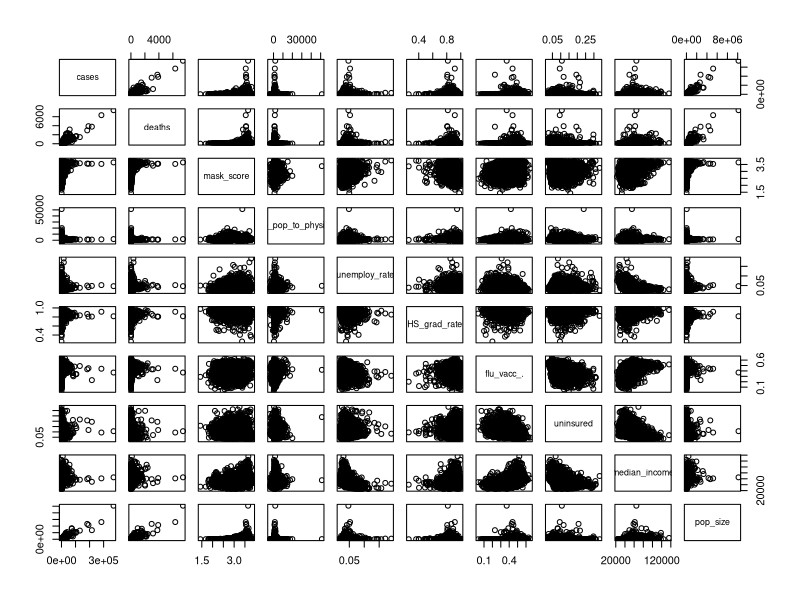

Write the R code that produced this figure. (Note: this script raises an error after producing the figure.)
## ---- chunk 1
knitr::opts_chunk$set(echo = TRUE)
## ---- chunk 2
library(leaps)
library(MASS)
library(ggplot2)
require(caTools)
## ---- chunk 3
data = read.csv('covid-project-raw-data/full_data_no_na.csv')
summary(data)
head(data)
drops = c('X', 'X.1','fips', 'county', 'state')
plot(data[ , !(names(data) %in% drops)][1:10])
colnames(data[ , !(names(data) %in% drops)])
plot(data[ , !(names(data) %in% drops)][11:22])
summary(data[ , !(names(data) %in% drops)][1:22])
#testing
## ---- chunk 4
library(reshape2)
drops = c('X', 'X.1', 'county', 'state')

df.m <- melt(data[ , !(names(data) %in% drops)], id.var = "fips")

p <- ggplot(data = df.m, aes(x=variable, y=value)) + 
             geom_boxplot(aes(fill=fips))
p + facet_wrap( ~ variable, scales="free")
## ---- chunk 5
sapply(data, class)
## ---- chunk 6
basic_model = lm(cases ~ state + mask_score + ratio_pop_to_physician + unemploy_rate + HS_grad_rate + flu_vacc_. + uninsured + median_income + pop_size + X._rural + life_expectancy + sim_diversity_index + area + X._democrat + life_expectancy + pop_density + non_hispanic_african_american + american_indian + asian + native_hawaiian + hispanic + non_hispanic_white, data = data)
summary(basic_model)
par(mfrow = c(2,2))
plot(basic_model)
boxcox(basic_model)
hist(data$cases, breaks = 200)
hist(log(data$cases), breaks = 200)
## ---- chunk 7
log_model = lm(log(cases) ~  state + mask_score + ratio_pop_to_physician + unemploy_rate + HS_grad_rate + flu_vacc_. + uninsured + median_income + pop_size + X._rural + life_expectancy + sim_diversity_index + area + X._democrat + life_expectancy + pop_density + non_hispanic_african_american + american_indian + asian + native_hawaiian + hispanic + non_hispanic_white, data = data)
summary(log_model)
par(mfrow = c(2,2))
plot(log_model)
## ---- chunk 8
data_norm = data
data_norm$cases_norm = data_norm$cases/data_norm$pop_size
norm_model = lm(cases_norm ~ state + mask_score + ratio_pop_to_physician + unemploy_rate + HS_grad_rate + flu_vacc_. + uninsured + median_income + X._rural + life_expectancy + sim_diversity_index + area + X._democrat + life_expectancy + pop_density + non_hispanic_african_american + american_indian + asian + native_hawaiian + hispanic + non_hispanic_white, data = data_norm)



summary(norm_model)
boxcox(norm_model)
par(mfrow = c(2,2))
plot(norm_model)
hist(data_norm$cases_norm, breaks = 200)
hist(sqrt(data_norm$cases_norm), breaks = 200)

## ---- chunk 9
sqrt_norm_model = lm(sqrt(cases_norm) ~  state + mask_score + ratio_pop_to_physician + unemploy_rate + HS_grad_rate + flu_vacc_. + uninsured + median_income + X._rural + life_expectancy + area + X._democrat + sim_diversity_index + life_expectancy + pop_density + non_hispanic_african_american + american_indian + asian + native_hawaiian + hispanic + non_hispanic_white, data = data_norm)
summary(sqrt_norm_model)
par(mfrow = c(2,2))
plot(sqrt_norm_model)

## ---- chunk 10
?regsubsets
sub_set = regsubsets(sqrt(cases_norm) ~ (mask_score + ratio_pop_to_physician + unemploy_rate + HS_grad_rate + flu_vacc_. + uninsured + median_income + pop_size + X._rural + life_expectancy + sim_diversity_index + area + X._democrat + life_expectancy + pop_density + non_hispanic_african_american + american_indian + asian + native_hawaiian + hispanic + non_hispanic_white)^2, data=data_norm, nvmax=10, nbest=6, method='forward')
res.sum <- summary(sub_set)


summary(res.sum,all.best=TRUE,matrix=T,matrix.logical=F,df=NULL)
#max(res.sum$adjr2)
#res.sum$outmat[60,]
res.sum$rsq[60]
res.sum$bic[60]
res.sum$adjr2[60]
res.sum$cp[60]


labels(which(res.sum$outmat[60,]=='*'))
## ---- chunk 11
sub_set = regsubsets(sqrt(cases_norm) ~ (mask_score + ratio_pop_to_physician + unemploy_rate + HS_grad_rate + flu_vacc_. + uninsured + median_income + pop_size + X._rural + life_expectancy + sim_diversity_index + area + X._democrat + life_expectancy + pop_density + non_hispanic_african_american + american_indian + asian + native_hawaiian + hispanic + non_hispanic_white)^2, data=data_norm, nvmax=10, nbest=6, method='backward')
res.sum <- summary(sub_set)


summary(res.sum,all.best=TRUE,matrix=T,matrix.logical=F,df=NULL)
#max(res.sum$adjr2)
#res.sum$outmat[60,]
res.sum$rsq[58]
res.sum$bic[58]
res.sum$adjr2[58]
res.sum$cp[58]


labels(which(res.sum$outmat[58,]=='*'))
## ---- chunk 12
#final_model = lm(sqrt(cases_norm) ~ mask_score:unemploy_rate + mask_score + mask_score:median_income + unemploy_rate:non_hispanic_white + X._rural:X._democrat, data = data_norm)
final_model = lm(sqrt(cases_norm) ~ mask_score + unemploy_rate:X._rural + uninsured:non_hispanic_white + area:american_indian + mask_score:unemploy_rate + unemploy_rate:X._democrat + median_income:X._rural + ratio_pop_to_physician:asian + unemploy_rate:non_hispanic_white + X._rural:area, data = data_norm)

summary(final_model)
par(mfrow = c(2,2))
plot(final_model)
final_model$coefficients
## ---- chunk 13
# fs1 model stats function

get_model_stats <- function(cand_model, full_model, data.t, data.v){

  
  adj_r2_train <- summary(cand_model)$adj.r.squared
  
  
  n <- nrow(data.t)
  sse_fs1 <- anova(cand_model)["Residuals", 2]     #SSE
  mse_fs1 <- anova(cand_model)["Residuals", 3]     #MSE
  mse_full <- anova(full_model)["Residuals", 3] #MSE  for full model
  
  p_fs1 <- length(cand_model$coefficients)          #number of coefficients
  Cp_fs1 <- sse_fs1/mse_full - (n - 2*p_fs1)
  
  aic_fs1 <- n*log(sse_fs1/n) + 2*p_fs1
  
  e.fs1=cand_model$residuals                   # residuals
  h.fs1=influence(cand_model)$hat                 # diagonals of hat matrix
  press.fs1= sum(e.fs1^2/(1-h.fs1)^2)            # calculate pressP
  
  
  #Get MSPE_v from new data for model 1
  newdata = data.v[, 1:26]
  y.hat = predict(cand_model, newdata)
    
  MSPE = mean((data.v$cases_adj- y.hat)^2)
  sse_t = sum(cand_model$residuals^2)
  
  output <- c(Cp_fs1, p_fs1, aic_fs1, press.fs1, adj_r2_train, MSPE, sse_t/nrow(data.t), press.fs1/nrow(data.t))

return(output)
}
## ---- chunk 14
# train models with more variables...
set.seed(10)
sample = sample.split(data_norm,SplitRatio = 0.5)
data.t = subset(data_norm,sample ==TRUE)
data.v = subset(data_norm,sample ==FALSE)
none_mod = lm(sqrt(cases_norm)~1, data=data.t)
model_full_2order = lm(sqrt(cases_norm)~(mask_score + ratio_pop_to_physician + unemploy_rate + HS_grad_rate + flu_vacc_. + uninsured + median_income + pop_size + X._rural + life_expectancy + sim_diversity_index + area + X._democrat + life_expectancy + non_hispanic_african_american + american_indian + asian + native_hawaiian + hispanic + non_hispanic_white)^2, data=data.v)


model_AIC_2order_3 <- stepAIC(none_mod, scope=list(upper=full_mod, lower = ~1), direction="forward", k=2, trace = FALSE, steps = 3)
model_AIC_2order_5 <- stepAIC(none_mod, scope=list(upper=full_mod, lower = ~1), direction="forward", k=2, trace = FALSE, steps = 5)
model_AIC_2order_7 <- stepAIC(none_mod, scope=list(upper=full_mod, lower = ~1), direction="forward", k=2, trace = FALSE, steps = 7)
model_AIC_2order_10 <- stepAIC(none_mod, scope=list(upper=full_mod, lower = ~1), direction="forward", k=2, trace = FALSE, steps = 10)
model_AIC_2order_15 <- stepAIC(none_mod, scope=list(upper=full_mod, lower = ~1), direction="forward", k=2, trace = FALSE, steps = 15)
model_AIC_2order_20 <- stepAIC(none_mod, scope=list(upper=full_mod, lower = ~1), direction="forward", k=2, trace = FALSE, steps = 20)
model_AIC_2order_25 <- stepAIC(none_mod, scope=list(upper=full_mod, lower = ~1), direction="forward", k=2, trace = FALSE, steps = 25)
model_AIC_2order_30 <- stepAIC(none_mod, scope=list(upper=full_mod, lower = ~1), direction="forward", k=2, trace = FALSE, steps = 30)
## ---- chunk 15
a <- get_model_stats(model_AIC_2order_10, model_full_2order, data.t, data.v)
b <- get_model_stats(model_AIC_2order_15, model_full_2order, data.t, data.v)
c <- get_model_stats(model_AIC_2order_20, model_full_2order, data.t, data.v)
d <- get_model_stats(model_AIC_2order_25, model_full_2order, data.t, data.v)
e <- get_model_stats(model_AIC_2order_30, model_full_2order, data.t, data.v)
f <- get_model_stats(model_full_2order, model_full_2order, data.t, data.v)

x <- get_model_stats(model_AIC_2order_3, model_full_2order, data.t, data.v)
y <- get_model_stats(model_AIC_2order_5, model_full_2order, data.t, data.v)
z <- get_model_stats(model_AIC_2order_7, model_full_2order, data.t, data.v)

r <- get_model_stats(final_model, model_full_2order, data.t, data.v)
## ---- chunk 16
compare_models <- rbind(x,y,z,a,b,c,d,e,f,r)
rownames(compare_models) <- c("3 var","5 var","7 var","10 var","15 var","20 var","25 var","30 var","full model","regsubsetsmodel")
colnames(compare_models) <- c("Cp", "p", "aic", "pressP", "adj_r2", "MSPE", "sse/n", "pressP/n")
compare_models
## ---- chunk 17

e=final_model$residuals ##ordinary residuals 
h=influence(final_model)$hat ##diagonals of the hat matrix: a.k.a. leverage values 
de=e/(1-h) ##deleted residuals 
plot(e,de, xlab="residuals", ylab="deleted residuals")
abline(0,1)
summary(h)
## ---- chunk 18
n=length(data.t)
p=11
rsd.lm=round(rstudent(final_model), 3)
result = ifelse(rsd.lm > qt(1-0.95/2/n,n-p-1), TRUE, FALSE)
table(result)
names(which(result))
## ---- chunk 19
par(mfrow = c(2,2))
plot(final_model)
## ---- chunk 20
data_norm$sqrt_cases_norm = sqrt(data_norm$cases_norm)
plot(data_norm)
## ---- chunk 21
colnames(data)
for (i in colnames(data)){
  print(i)
  print(summary(eval(call('$', data, i))))
}
## ---- chunk 22
data["203",]
data["2616",]
data["608",]
